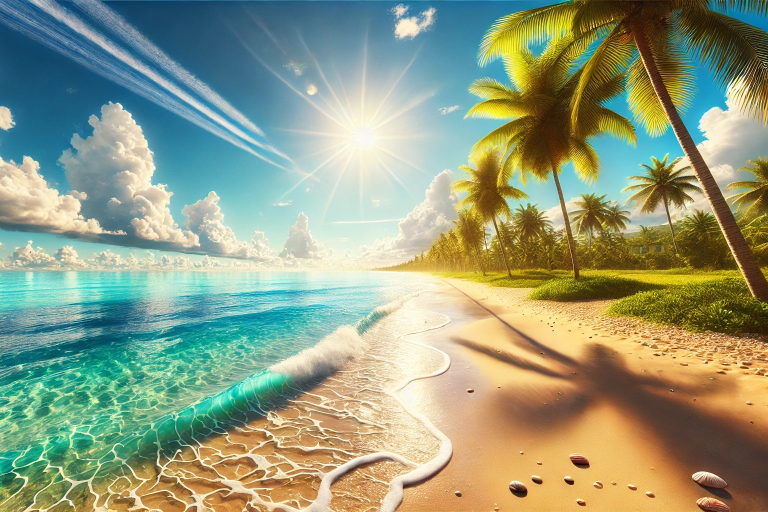
#> input picture photos/beach.jpg, 1536 x 1024 px (shown at 1/2 size); its folder holds only this picture in this run
$ python prepare_photos.py
#> lines starting #> are read from the running program, lines starting #| are printed output that depends on the picture
#> in get_image_data, image is the input picture: PIL image 1536x1024 RGB; mean R, G, B 145, 156.2, 127.4
# TODO: replace os.path with pathlib.Path stuff
import os
from PIL import Image
import numpy as np


palette = [
    (0, 0, 0),       # Black
    (255, 255, 255), # White
    (0, 255, 0),     # Green
    (0, 0, 255),     # Blue
    (255, 0, 0),     # Red
    (255, 255, 0),   # Yellow
    (255, 165, 0),   # Orange
]


def resize_and_truncate(image, target_size=(800, 480)):
    # Calculate the aspect ratio
#> called with target_size = (800, 480)
    aspect_ratio = image.width / image.height
#> aspect_ratio = 1.5
    target_aspect_ratio = target_size[0] / target_size[1]

    # Resize the image proportionally
    if aspect_ratio > target_aspect_ratio:
        # Resize by height and then truncate the width symmetrically
        resized_image = image.resize((int(target_size[1] * aspect_ratio), target_size[1]), Image.LANCZOS)
        left_margin = (resized_image.width - target_size[0]) // 2
        right_margin = (resized_image.width - target_size[0] + 1) // 2
        top_margin = 0
        bottom_margin = 0

    else:
        # Resize by width and then truncate the height symmetrically
        resized_image = image.resize((target_size[0], int(target_size[0] / aspect_ratio)), Image.LANCZOS)
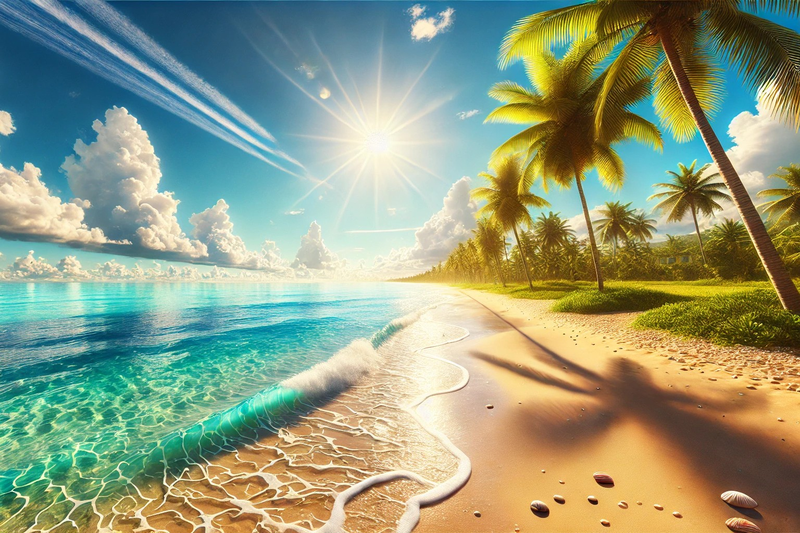
#> resized_image: PIL image 800x533 RGB; mean R, G, B 145, 156.2, 127.4
        left_margin = 0
        right_margin = 0
        top_margin = (resized_image.height - target_size[1]) // 2
#> top_margin = 26
        bottom_margin = (resized_image.height - target_size[1] + 1) // 2
#> bottom_margin = 27

    # Truncate symmetrically from both sides to fit the target size
    truncated_image = resized_image.crop((left_margin, top_margin, resized_image.width - right_margin, resized_image.height - bottom_margin))
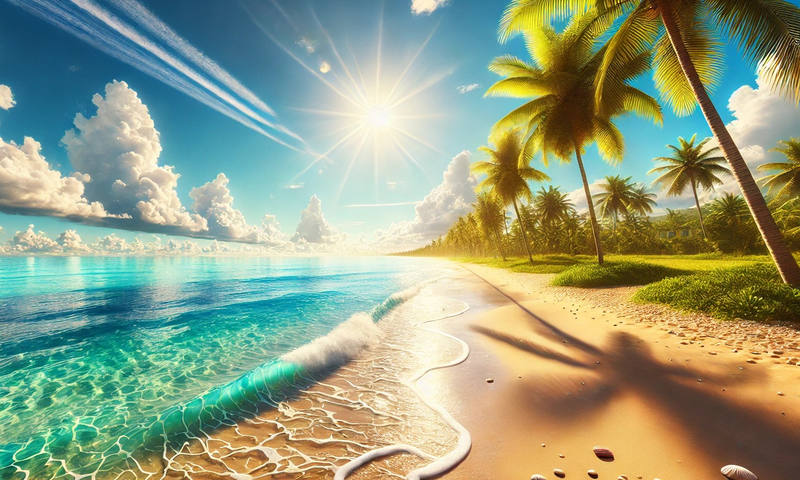
#> truncated_image: PIL image 800x480 RGB; mean R, G, B 146.7, 159.5, 130.5
    return truncated_image


def get_image_data(file):
    image = Image.open(file)
    # image = image.resize((800, 480))
    image = resize_and_truncate(image)
    palette_img = Image.new('P', (1, 1))
    palette_img.putpalette([col for p in palette for col in p] + [0] * (256 - len(palette)) * 3)
    # Convert the image to the custom palette
    image = image.convert('RGB').quantize(palette=palette_img)
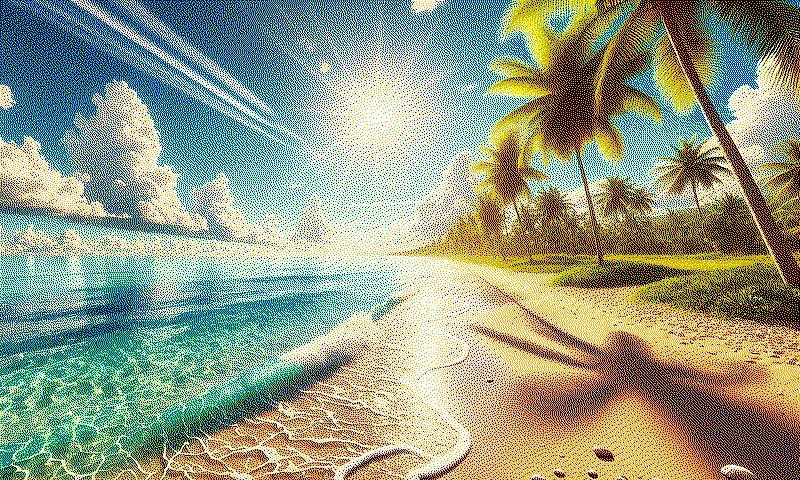
#> image: PIL image 800x480 P; mean R, G, B 147.8, 158.3, 129.2
    image_data = np.array(image)
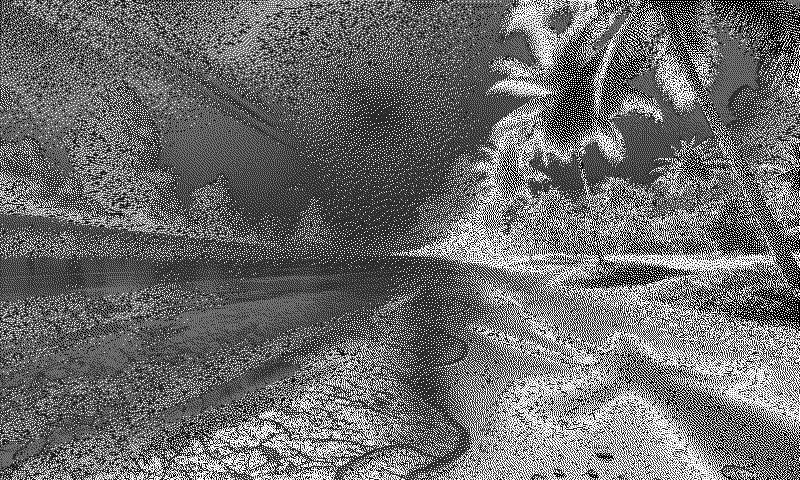
#> image_data: shape (480, 800); min 0, max 6, mean 2.57; drawn with min black and max white
    return image_data


source_path = os.path.join("photos")
dest_path = os.path.join("ready")
# source_path = "photos"
# dest_path = os.path.join("controller", "img")
for filename in os.listdir(source_path):
    print(f"Processing {filename}")
    image_data = get_image_data(os.path.join(source_path, filename))
    colors = image_data[:, 1::2] + 16 * image_data[:, ::2]
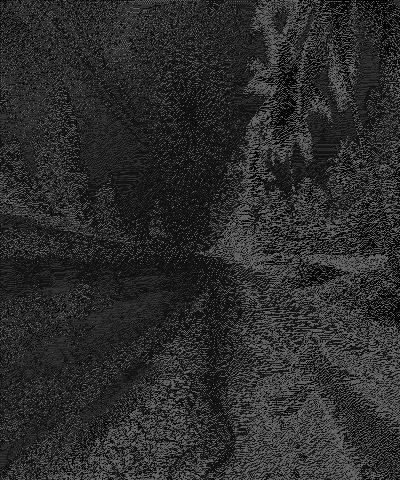
#> colors: shape (480, 400); min 0, max 102, mean 43.7
    byte_seq = colors.tobytes()  # [::-1]

    dest_fullname = f'{dest_path}/{filename.split(".")[0]}.bin'
    with open(dest_fullname, 'wb') as f:
        f.write(byte_seq)
